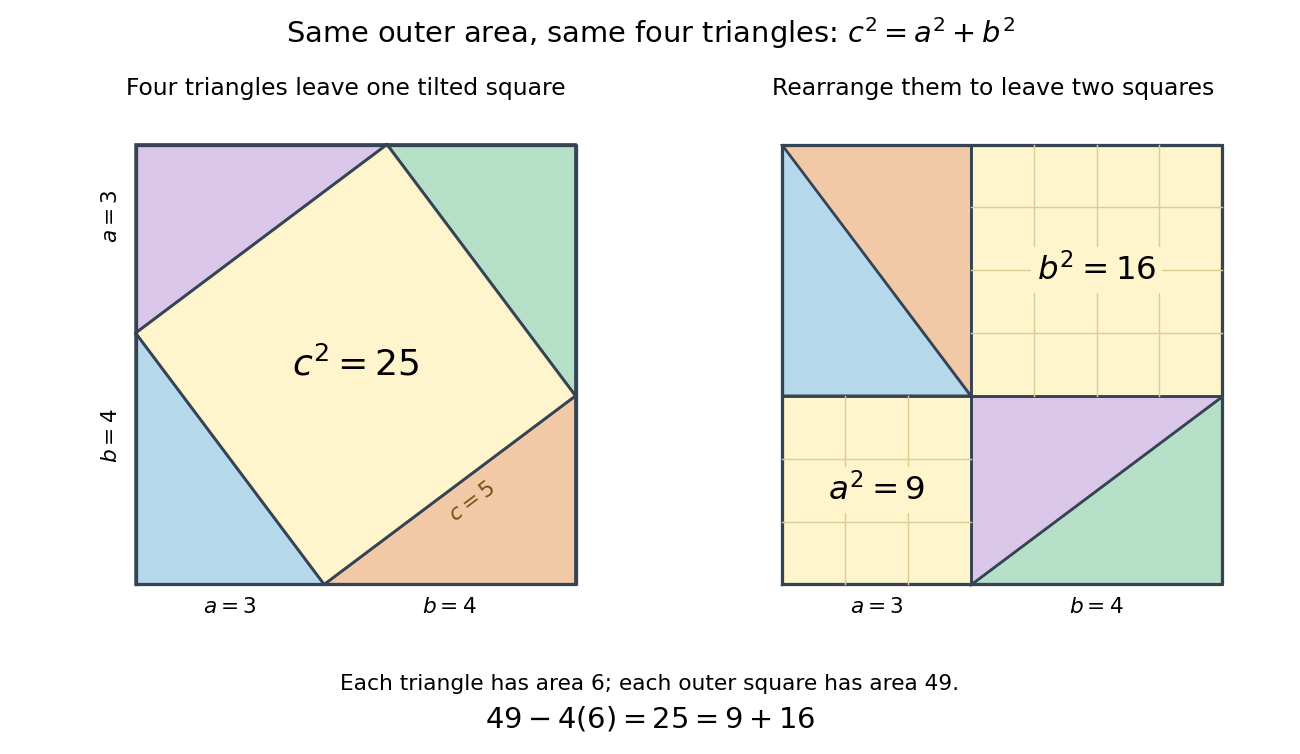

Source code (Python):
"""Rearrange four 3-4-5 triangles; write an opaque PNG to the cwd.

Tested with Python 3.14, NumPy 2.3.5 and Matplotlib 3.10.7.
"""

from pathlib import Path

import matplotlib.pyplot as plt
from matplotlib.patches import Polygon
import numpy as np


def polygon_area(vertices):
    vertices = np.asarray(vertices, dtype=float)
    x, y = vertices.T
    return abs(np.dot(x, np.roll(y, -1)) - np.dot(y, np.roll(x, -1))) / 2


def main():
    a, b = 3.0, 4.0
    side = a + b
    c = np.hypot(a, b)
    left = [
        [(0, 0), (a, 0), (0, b)],
        [(side, 0), (side, a), (a, 0)],
        [(side, side), (b, side), (side, a)],
        [(0, side), (0, b), (b, side)],
    ]
    right = [
        [(0, a), (a, a), (0, side)],
        [(a, a), (a, side), (0, side)],
        [(a, 0), (side, 0), (side, a)],
        [(a, 0), (a, a), (side, a)],
    ]
    tilted = np.array([(a, 0), (side, a), (b, side), (0, b)])
    small = [(0, 0), (a, 0), (a, a), (0, a)]
    large = [(a, a), (side, a), (side, side), (a, side)]
    for triangle in left + right:
        assert np.isclose(polygon_area(triangle), a * b / 2)
        edges = np.roll(triangle, -1, axis=0) - np.array(triangle)
        assert np.allclose(np.sort(np.linalg.norm(edges, axis=1)), [a, b, c])
    edges = np.roll(tilted, -1, axis=0) - tilted
    assert np.allclose(np.linalg.norm(edges, axis=1), c)
    assert np.allclose(np.sum(edges * np.roll(edges, -1, axis=0), axis=1), 0)
    assert np.isclose(polygon_area(tilted), c**2)
    assert np.isclose(polygon_area(small) + polygon_area(large), c**2)
    assert np.isclose(4 * a * b / 2 + c**2, side**2)

    plt.rcParams.update({'font.size': 12})
    fig, axes = plt.subplots(1, 2, figsize=(10, 5.8), facecolor='white')
    colors = ['#b6d8eb', '#f2c9a7', '#b6dfc7', '#d9c6e8']
    for ax, triangles in zip(axes, [left, right]):
        ax.set_facecolor('white')
        for triangle, color in zip(triangles, colors):
            ax.add_patch(Polygon(triangle, facecolor=color, edgecolor='#354354', lw=1.5))
        ax.plot([0, side, side, 0, 0], [0, 0, side, side, 0], color='#354354', lw=1.8)
        ax.set(xlim=(-.7, side + .4), ylim=(-.9, side + .5), aspect='equal')
        ax.axis('off')

    axes[0].add_patch(Polygon(tilted, facecolor='#fff5cd', edgecolor='#354354', lw=1.6))
    axes[0].text(3.5, 3.5, '$c^2=25$', ha='center', va='center', fontsize=20)
    axes[0].text(5.35, 1.0, '$c=5$', rotation=37, ha='center', color='#6a5413')
    axes[0].text(a / 2, -.45, '$a=3$', ha='center')
    axes[0].text(a + b / 2, -.45, '$b=4$', ha='center')
    axes[0].text(-.4, b / 2, '$b=4$', ha='center', rotation=90)
    axes[0].text(-.4, b + a / 2, '$a=3$', ha='center', rotation=90)
    axes[0].set_title('Four triangles leave one tilted square', fontsize=13, pad=10)

    for polygon, start, length in [(small, 0, a), (large, a, b)]:
        axes[1].add_patch(Polygon(polygon, facecolor='#fff5cd', edgecolor='#354354', lw=1.6))
        for value in np.arange(start + 1, start + length):
            axes[1].plot([value, value], [start, start + length], color='#ddcd94', lw=.8)
            axes[1].plot([start, start + length], [value, value], color='#ddcd94', lw=.8)
    for x, y, label in [(a / 2, a / 2, '$a^2=9$'), (a + b / 2, a + b / 2, '$b^2=16$')]:
        axes[1].text(x, y, label, ha='center', va='center', fontsize=18,
                     bbox={'facecolor': '#fff5cd', 'edgecolor': 'none', 'pad': 3})
    axes[1].text(a / 2, -.45, '$a=3$', ha='center')
    axes[1].text(a + b / 2, -.45, '$b=4$', ha='center')
    axes[1].set_title('Rearrange them to leave two squares', fontsize=13, pad=10)
    fig.suptitle('Same outer area, same four triangles: $c^2=a^2+b^2$', fontsize=16, y=.98)
    fig.text(.5, .085, 'Each triangle has area 6; each outer square has area 49.', ha='center')
    fig.text(.5, .035, '$49-4(6)=25=9+16$', ha='center', fontsize=16)
    fig.subplots_adjust(left=.05, right=.98, bottom=.15, top=.85, wspace=.15)
    fig.savefig(Path.cwd() / 'pythagorean-area-dissection.png', dpi=130, facecolor='white', transparent=False)
    plt.close(fig)


if __name__ == '__main__':
    main()
